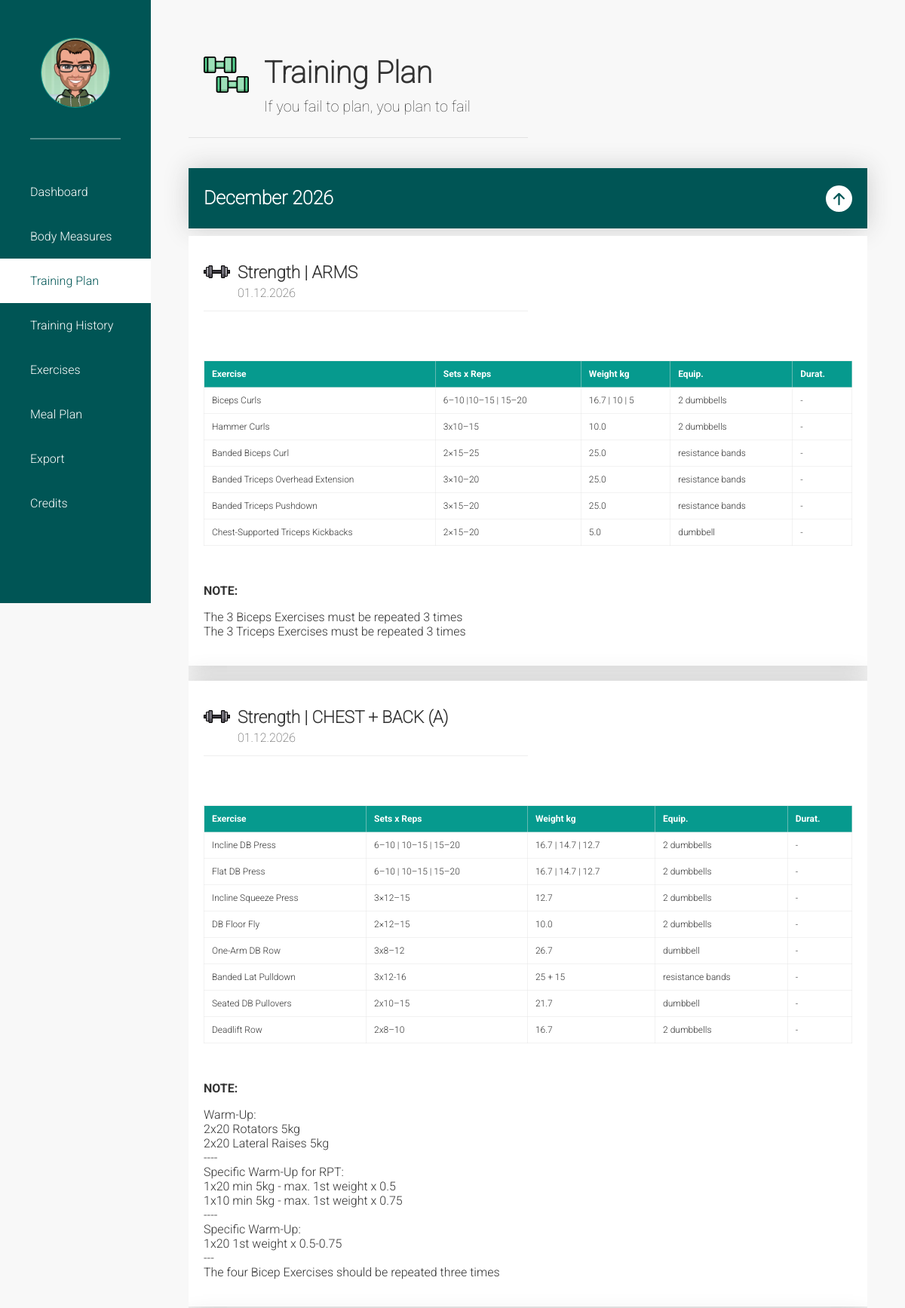
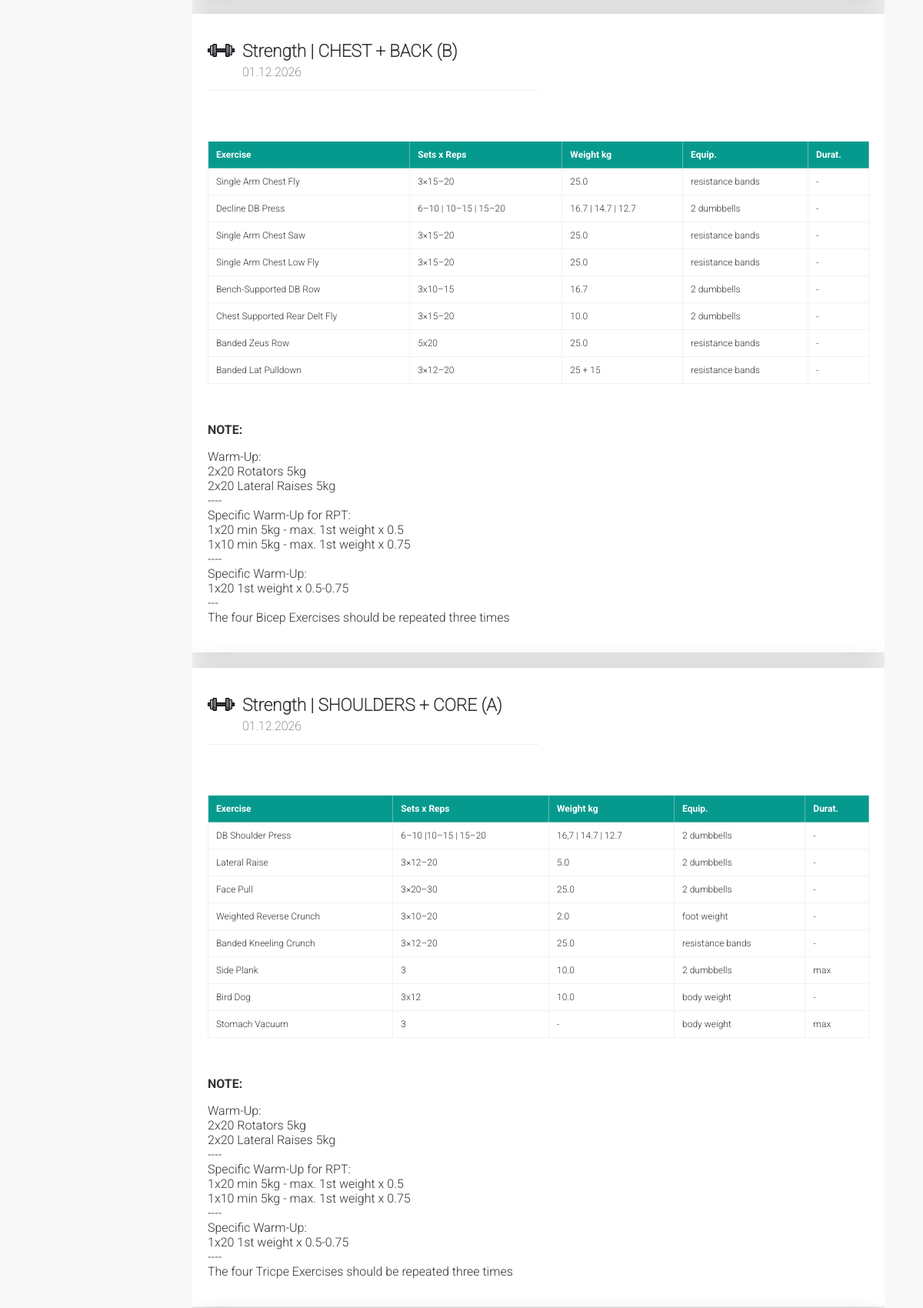
The app's page /training-plan/ (upper part) with its own data (2 pictures, top to bottom).
### tracker/models.py (models this page shows, shortened)
class TrainingPlan(models.Model):
    STRENGTH = "Strength"
    CARDIO = "Cardio"
    YOGA_STRETCHING = "Yoga & Stretching"
    TRAINING_TYPE_CHOICES = [
        (STRENGTH, "Strength"),
        (CARDIO, "Cardio"),
        (YOGA_STRETCHING, "Yoga & Stretching"),
    ]
    date = models.DateField()
    training_type = models.CharField(
        max_length=100,
        choices=TRAINING_TYPE_CHOICES,
        default=STRENGTH,
    )
    training_program = models.CharField(
        max_length=100,
        null=True,
        blank=True,
    )
    training_note = models.TextField(
        null=True,
        blank=True,
    )

class ExerciseBase(models.Model):
    DB = "dumbbell"
    DBS = "2 dumbbells"
    RB = "resistance bands"
    FW = "foot weight"
    BENCH = "bench"
    BIKE = "bike"
    BW = "body weight"
    YM = "yoga matt"
    PL = "plate(s)"
    MA = "machine"
    EQUIPMENT_CHOICES = [
        (DB, "dumbbell"),
        (DBS, "2 dumbbells"),
        (RB, "resistance bands"),
        (FW, "foot weight"),
        (BENCH, "bench"),
        (BIKE, "bike"),
        (BW, "body weight"),
        (YM, "yoga matt"),
        (PL, "plate(s)"),
        (MA, "machine"),
    ]
    name = models.CharField(max_length=200)
    sets_reps = models.CharField(max_length=50, null=True, blank=True)
    weight = models.CharField(max_length=50, null=True, blank=True)
    equipment = models.CharField(
        max_length=50,
        choices=EQUIPMENT_CHOICES,
        default=DB,
    )
    duration = models.CharField(max_length=50, null=True, blank=True)
    class Meta:
        abstract = True

class TrainingPlanExerciseEntry(ExerciseBase):
    training_plan = models.ForeignKey(
        TrainingPlan,
        on_delete=models.CASCADE,
        related_name="exercises",
    )

### tracker/views.py (the view)
# urls.py: path("training-plan/", views.trainingPlan, name="training_plan"),
def trainingPlan(request):
    return render(
        request,
        "tracker/training_plan.html",
        get_training_planner_context(),
    )

### tracker/views.py (called while the page is built)
def get_training_planner_context():
    return {
        "training_planner": get_training_planner(),
    }

### tracker/templates/tracker/training_plan.html (shortened to what this page needs)
{% extends "tracker/base.html" %}
{% load static %}
{% block content %}
<div class="data-page training-plan-page">
    <div class="box-100 box-shadow data-page-box">
        <img class="data-page-box-icon" src="{% static 'tracker/svg/dumbbell.svg' %}"
            alt="Fitness Dashboard | Dumbbell Icon" aria-hidden="true">
        <div class="data-page-header-box">
            <h1 class="data-page-box-headline">Training Plan</h1>
            <span class="data-page-box-subheadline">If you fail to plan, you plan to fail</span>
        </div>
    </div>
    <div class="component accordion-component">
        {% if training_planner %}
        {% for month, training_plans in training_planner.items %}
        <div class="accordion">
            <div class="accordion-headline {% if forloop.counter0 == 0 %}accordion-active{% endif %}">
                <h3>{{ month }}</h3>
                <div class="accordion-icon">
                </div>
            </div>
            <div class="accordion-content {% if forloop.counter0 == 0 %}accordion-active{% endif %}">
                <div class="box-container">
                    {% for training_plan in training_plans %}
                    <div class="box-100 box-shadow info-box">
                        <div class="info-box-inner">
                            <div class="info-box-header">
                                <div class="info-box-header-icon">
                                    {% if training_plan.training_type == "Strength" %}
                                    <img class="info-box-icon" src="{% static 'tracker/svg/dumbbell-gym.svg' %}"
                                        alt="Fitness Dashboard | Strength Training Icon" aria-hidden="true">
                                    {% elif training_plan.training_type == "Cardio" %}
                                    <img class="info-box-icon" src="{% static 'tracker/svg/stationary-bike.svg' %}"
                                        alt="Fitness Dashboard | Cardio Training Icon" aria-hidden="true">
                                    {% elif training_plan.training_type == "Yoga & Stretching" %}
                                    <img class="info-box-icon" src="{% static 'tracker/svg/pilates-yoga.svg' %}"
                                        alt="Fitness Dashboard | Yoga and Stretching Icon" aria-hidden="true">
                                    {% else %}
                                    <img class="info-box-icon" src="{% static 'tracker/svg/dumbbell-gym.svg' %}"
                                        alt="Fitness Dashboard | Training Icon" aria-hidden="true">
                                    {% endif %}
                                </div>
                                <div class="info-box-header-headlines">
                                    <h2 class="info-box-icon-headline">
                                        {{ training_plan.training_type }}
                                        | {{ training_plan.training_program }}
                                    </h2>
                                    <span class="info-box-icon-subheadline">
                                        {{ training_plan.date|date:"d.m.Y" }}
                                    </span>
                                </div>
                            </div>
                        </div>
                        {% if training_plan.exercises %}
                        <table>
                            <thead>
                                <tr>
                                    <th>Exercise</th>
                                    <th>Sets x Reps</th>
                                    <th>Weight kg</th>
                                    <th>Equip.</th>
                                    <th>Durat.</th>
                                </tr>
                            </thead>
                            <tbody>
                                {% for exercise in training_plan.exercises %}
                                <tr>
                                    <td>{{ exercise.name }}</td>
                                    <td>{{ exercise.sets_reps|default:"-" }}</td>
                                    <td>{{ exercise.weight|default:"-" }}</td>
                                    <td>{{ exercise.equipment|default:"-" }}</td>
                                    <td>{{ exercise.duration|default:"-" }}</td>
                                </tr>
                                {% endfor %}
                            </tbody>
                        </table>
                        {% if training_plan.training_note %}
                        <p><strong>NOTE:</strong></p>
                        <p>{{ training_plan.training_note|linebreaks }}</p>
                        {% endif %}
                        {% else %}
                        <p>No exercises added to this training plan yet.</p>
                        {% endif %}
                    </div>
                    {% endfor %}
                </div>
            </div>
        </div>
        {% endfor %}
        {% else %}
        <div class="box-container">
            <div class="box-100 info-box">
                <p>No training plans available yet.</p>
            </div>
        </div>
        {% endif %}
    </div>
</div>
{% endblock %}

### records on screen
TrainingPlan: training_type "Strength", training_program "ARMS", date "01.12.2026", training_note "The 3 Biceps Exercises must be repeated 3 times The 3 Triceps Exercises must be repeated 3 times"
TrainingPlanExerciseEntry: name "Biceps Curls", sets_reps "6–10 |10–15 | 15–20", weight "16.7 | 10 | 5"
TrainingPlanExerciseEntry: name "Hammer Curls", sets_reps "3x10–15", weight "10.0"
TrainingPlanExerciseEntry: name "Banded Biceps Curl", sets_reps "2×15–25", weight "25.0"
TrainingPlanExerciseEntry: name "Banded Triceps Overhead Extension", sets_reps "3×10–20", weight "25.0"
TrainingPlanExerciseEntry: name "Banded Triceps Pushdown", sets_reps "3×15–20", weight "25.0"
TrainingPlanExerciseEntry: name "Chest-Supported Triceps Kickbacks", sets_reps "2×15–20", weight "5.0"
TrainingPlan: training_type "Strength", training_program "CHEST + BACK (A)", date "01.12.2026", training_note "Warm-Up: 2x20 Rotators 5kg 2x20 Lateral Raises 5kg ---- Specific Warm-Up for RPT: 1x20 min 5kg - max. 1st weight x 0.5 1x10 min 5kg - max. 1st weight x 0.75 ---- Specific Warm-Up: 1x20 1st weight x 0.5-0.75 --- The four Bicep Exercises should be repeated three times"
TrainingPlanExerciseEntry: name "Incline DB Press", sets_reps "6–10 | 10–15 | 15–20", weight "16.7 | 14.7 | 12.7"
TrainingPlanExerciseEntry: name "Flat DB Press", sets_reps "6–10 | 10–15 | 15–20", weight "16.7 | 14.7 | 12.7"
TrainingPlanExerciseEntry: name "Incline Squeeze Press", sets_reps "3×12–15", weight "12.7"
TrainingPlanExerciseEntry: name "DB Floor Fly", sets_reps "2×12–15", weight "10.0"
TrainingPlanExerciseEntry: name "One-Arm DB Row", sets_reps "3x8–12", weight "26.7"
TrainingPlanExerciseEntry: name "Banded Lat Pulldown", sets_reps "3x12-16", weight "25 + 15"
TrainingPlanExerciseEntry: name "Seated DB Pullovers", sets_reps "2x10–15", weight "21.7"
TrainingPlanExerciseEntry: name "Deadlift Row", sets_reps "2x8–10", weight "16.7"
TrainingPlan: training_type "Strength", training_program "CHEST + BACK (B)", date "01.12.2026", training_note "Warm-Up: 2x20 Rotators 5kg 2x20 Lateral Raises 5kg ---- Specific Warm-Up for RPT: 1x20 min 5kg - max. 1st weight x 0.5 1x10 min 5kg - max. 1st weight x 0.75 ---- Specific Warm-Up: 1x20 1st weight x 0.5-0.75 --- The four Bicep Exercises should be repeated three times"
TrainingPlanExerciseEntry: name "Single Arm Chest Fly", sets_reps "3×15–20", weight "25.0"
TrainingPlanExerciseEntry: name "Decline DB Press", sets_reps "6–10 | 10–15 | 15–20", weight "16.7 | 14.7 | 12.7"
TrainingPlanExerciseEntry: name "Single Arm Chest Saw", sets_reps "3×15–20", weight "25.0"
TrainingPlanExerciseEntry: name "Single Arm Chest Low Fly", sets_reps "3×15–20", weight "25.0"
TrainingPlanExerciseEntry: name "Bench-Supported DB Row", sets_reps "3x10–15", weight "16.7"
TrainingPlanExerciseEntry: name "Chest Supported Rear Delt Fly", sets_reps "3×15–20", weight "10.0"
TrainingPlanExerciseEntry: name "Banded Zeus Row", sets_reps "5x20", weight "25.0"
TrainingPlanExerciseEntry: name "Banded Lat Pulldown", sets_reps "3×12–20", weight "25 + 15"
TrainingPlan: training_type "Strength", training_program "SHOULDERS + CORE (A)", date "01.12.2026", training_note "Warm-Up: 2x20 Rotators 5kg 2x20 Lateral Raises 5kg ---- Specific Warm-Up for RPT: 1x20 min 5kg - max. 1st weight x 0.5 1x10 min 5kg - max. 1st weight x 0.75 ---- Specific Warm-Up: 1x20 1st weight x 0.5-0.75 ---- The four Tricpe Exercises should be repeated three times"
TrainingPlanExerciseEntry: name "DB Shoulder Press", sets_reps "6–10 |10–15 | 15–20", weight "16,7 | 14.7 | 12.7"
TrainingPlanExerciseEntry: name "Lateral Raise", sets_reps "3×12–20", weight "5.0"
TrainingPlanExerciseEntry: name "Face Pull", sets_reps "3×20–30", weight "25.0"
TrainingPlanExerciseEntry: name "Weighted Reverse Crunch", sets_reps "3×10–20", weight "2.0"
TrainingPlanExerciseEntry: name "Banded Kneeling Crunch", sets_reps "3×12–20", weight "25.0"
TrainingPlanExerciseEntry: name "Side Plank", sets_reps "3", weight "10.0", equipment "2 dumbbells", duration "max"
TrainingPlanExerciseEntry: name "Bird Dog", sets_reps "3x12", weight "10.0"
TrainingPlanExerciseEntry: name "Stomach Vacuum", duration "max"

### other values on screen
{{ month }} "December 2026"
{{ exercise.equipment|default:"-" }} "2 dumbbells" "2 dumbbells" "resistance bands" "resistance bands" "resistance bands" "dumbbell" "2 dumbbells" "2 dumbbells" "2 dumbbells" "2 dumbbells" "dumbbell" "resistance bands" "dumbbell" "2 dumbbells" "resistance bands" "2 dumbbells" "resistance bands" "resistance bands" "2 dumbbells" "2 dumbbells" "resistance bands" "resistance bands" "2 dumbbells" "2 dumbbells" "2 dumbbells" "foot weight" "resistance bands" "body weight" "body weight"
{{ exercise.duration|default:"-" }} "-" "-" "-" "-" "-" "-" "-" "-" "-" "-" "-" "-" "-" "-" "-" "-" "-" "-" "-" "-" "-" "-" "-" "-" "-" "-" "-" "-"
{{ exercise.sets_reps|default:"-" }} "3"
{{ exercise.weight|default:"-" }} "-"
